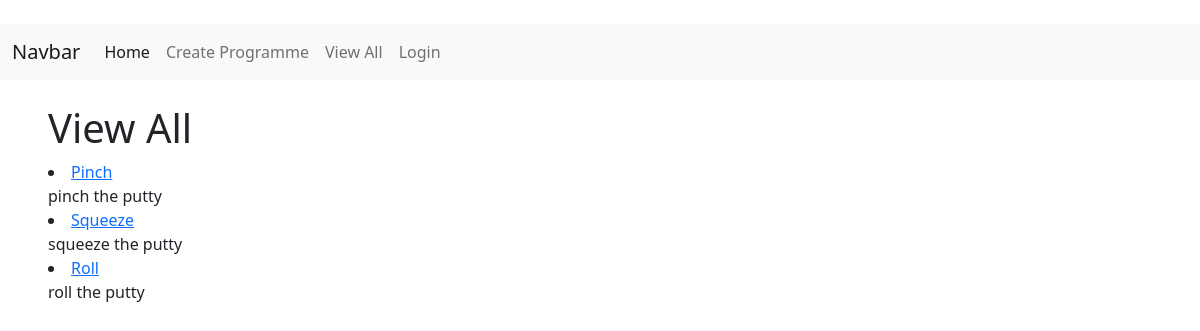
Page /main/view_all/ on the earlier database version.
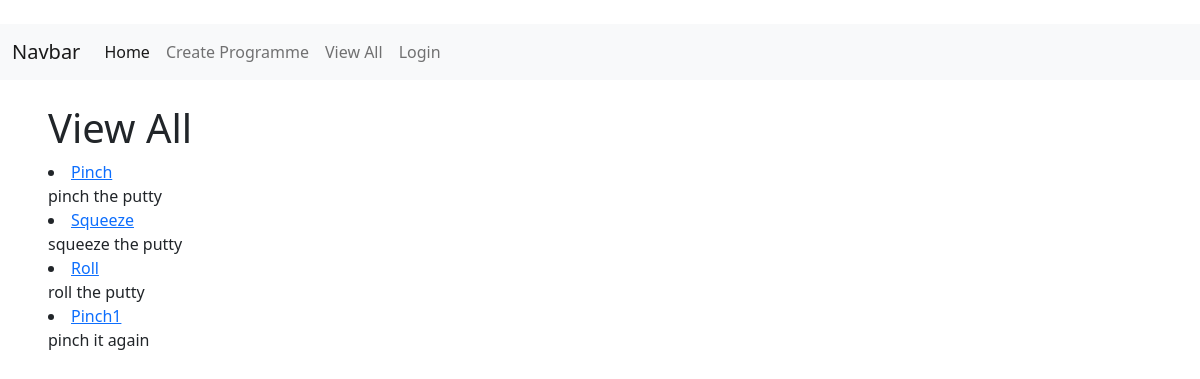
Same page on the later database version.
### main/models.py (models this page shows, shortened)
class TherapyActivity(models.Model):
    name = models.CharField("Activity_Name", default=None, max_length=300)
    slug = models.SlugField(unique=True, null=True, max_length=250)
    description = models.TextField("Description", default=None)
    favourites = models.ManyToManyField(
        User, related_name='favourite', default=None, blank=True
    )
    image = models.ImageField(null=True, blank=True, upload_to='media/')
    def get_absolute_url(self):
        return reverse('main:activity_single', args=[self.slug])

### main/views.py (the view)
# urls.py: path("view_all/", views.view_all, name="view-all"),
def view_all(request):
    activities = TherapyActivity.objects.all()
    user = request.user
    context = {
        'activities': activities,
        'user': user
    }
    return render(request, 'main/view_all.html', context)

### templates/main/view_all.html (shortened to what this page needs)
{% extends "main/index.html" %}
{% load static %}
{% block title %}
    <h1>View All</h1>
{% endblock %}
{% block content %}
{% for activity in activities %}
    <div class="col-md-7 d-flex justify-content-between">
        <li><a href="{{activity.get_absolute_url}}">{{activity.name}}</a> <br> {{activity.description}} </li>
    </div>
{% endfor %}
<head>
</head>
{% endblock %}

### templates/main/index.html (shortened to what this page needs)
{% load static %}
    <link
    rel="stylesheet"
    type="text/css"
    href="{% static 'main/css/bootstrap.css' %}"
/>
<nav class="navbar navbar-expand-lg navbar-light bg-light">
  <div class="container-fluid">
    <a class="navbar-brand" href="#">Navbar</a>
    <div class="collapse navbar-collapse" id="navbarSupportedContent">
      <ul class="navbar-nav me-auto mb-2 mb-lg-0">
        <li class="nav-item">
          <a class="nav-link active" aria-current="page" href="/">Home</a>
        </li>
         <li class="nav-item">
          <a class="nav-link" href="/account/create_programme/">Create Programme</a>
        </li>
        <li class="nav-item">
          <a class="nav-link" href="/main/view_all/">View All</a>
        </li>
        {% if not user.is_authenticated %}
          <li class="nav-item">
            <a class="nav-link" href="/login/">Login</a>
          </li>
        {% endif %}
      </ul>
    </div>
  </div>
</nav>
<div class ="mx-5">
{% block title %}
{% endblock %}
{% block content %}
{% endblock %}</div>

Differences in the rows shown:
added TherapyActivity: name "Pinch1", description "pinch it again"
